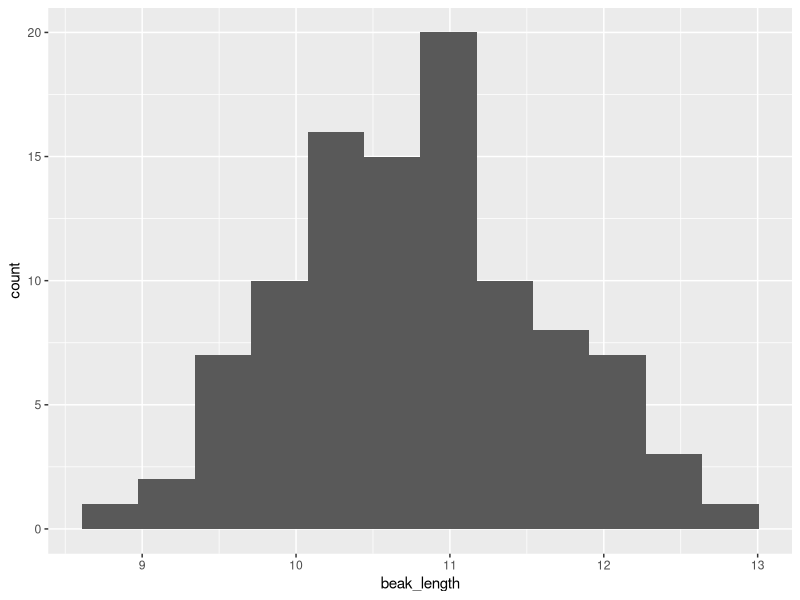
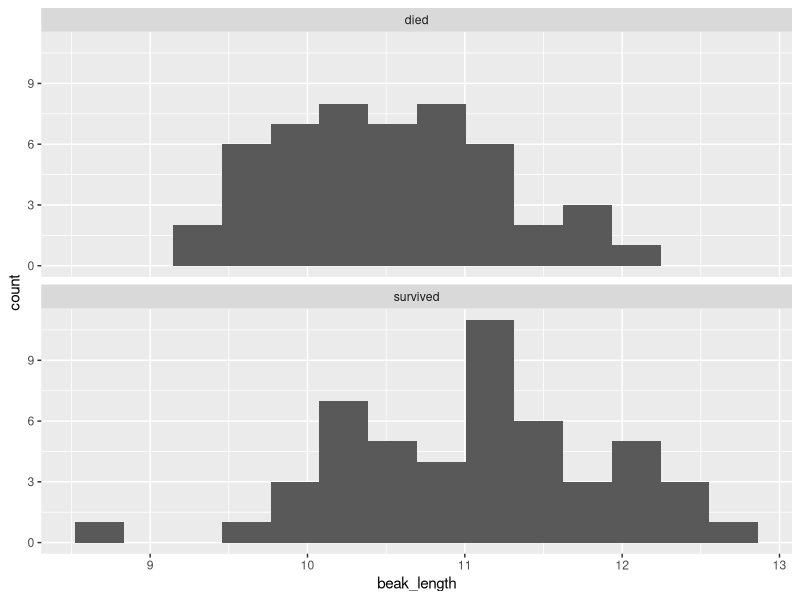
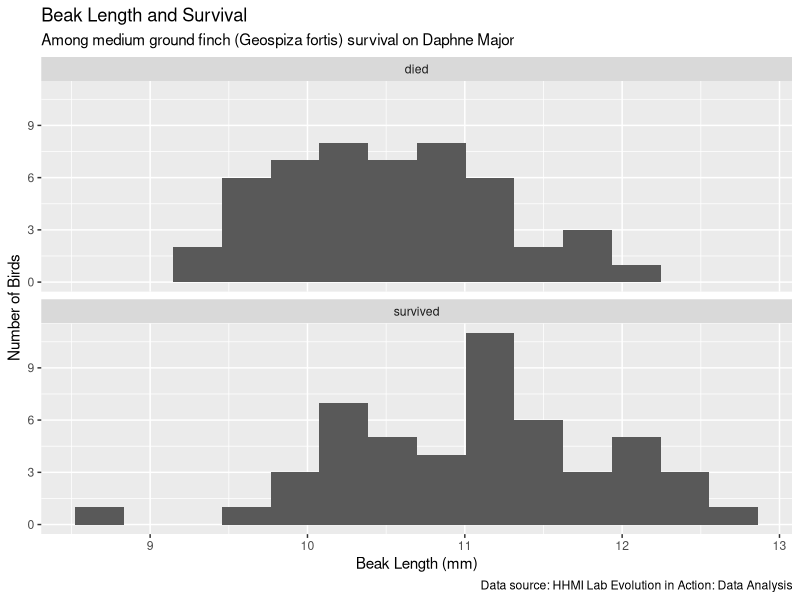
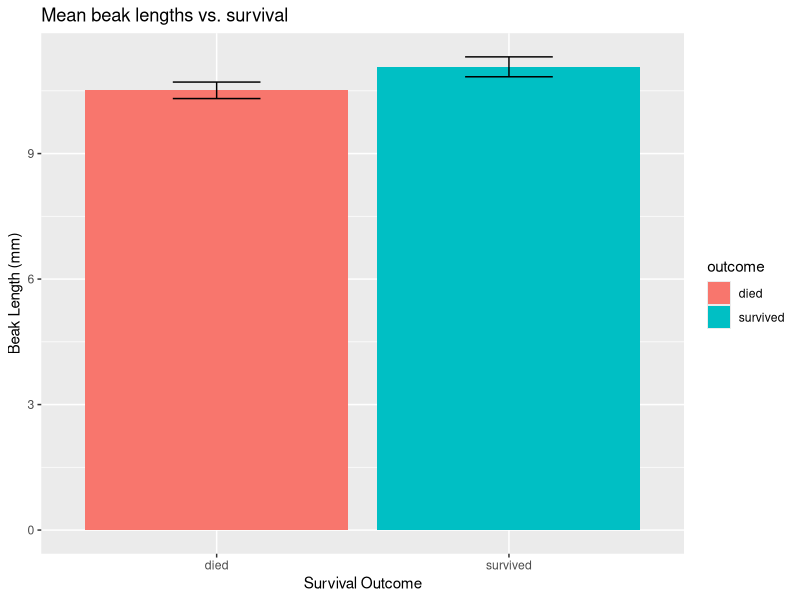
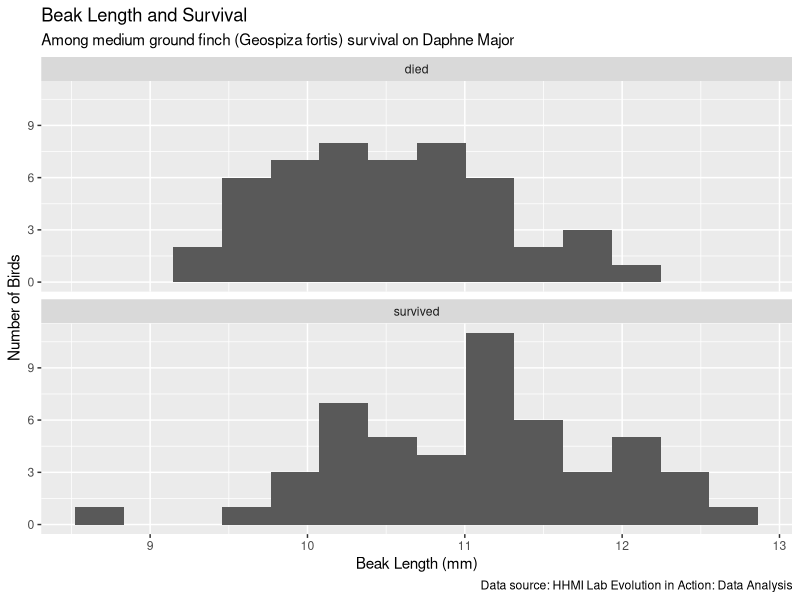
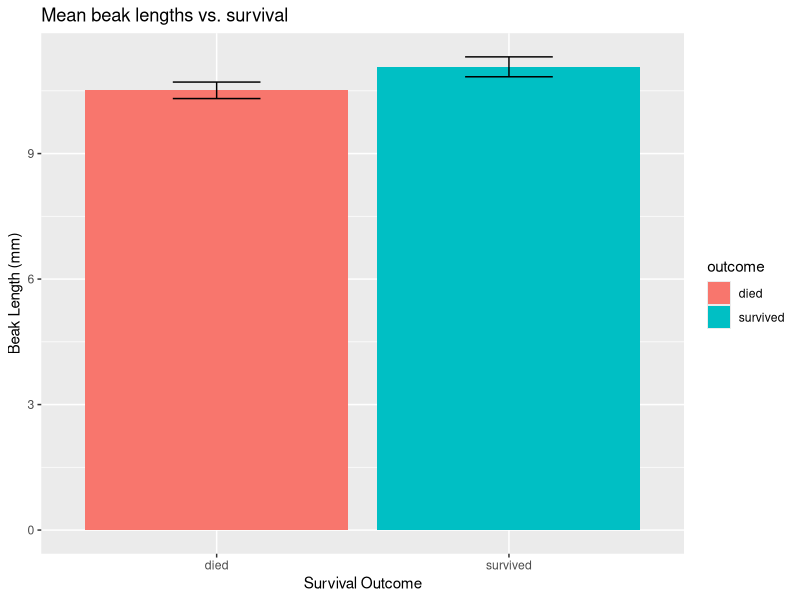

Recreate these plots in R, in order.
## ---- chunk 1
library(readxl)                # load readxl, for reading Excel files
library(tidyverse)             # load tidyverse, for working with datasets
## ---- chunk 2
finches <- read_excel("finches_data.xlsx")
finches
## ---- chunk 3
glimpse(finches)
## ---- chunk 4
ggplot(finches, aes(x = beak_length)) +
  geom_histogram(bins = 12)
## ---- chunk 5
ggplot(finches, aes(beak_length)) +
  geom_histogram(bins = 14) +
  facet_wrap(~ outcome, ncol = 1)
## ---- chunk 6
ggplot(finches, aes(beak_length)) +
  geom_histogram(bins = 14) +
  facet_wrap(~ outcome, ncol = 1) +
  labs(
    x = "Beak Length (mm)",
    y = "Number of Birds",
    title = "Beak Length and Survival",
    subtitle = "Among medium ground finch (Geospiza fortis) survival on Daphne Major",
    caption = "Data source: HHMI Lab Evolution in Action: Data Analysis")
## ---- chunk 7
ggsave("Beak Length Histogram.png", 
       width = 6.5, height = 6.5, units = "in")
## ---- chunk 8
summary(finches)
## ---- chunk 9
summary <- finches %>% 
  summarize(mean = mean(beak_length),
            sd = sd(beak_length),
            n = n()) %>% 
  mutate(sem = sd / sqrt(n),
         upper = mean + 2 * sem,
         lower = mean - 2 * sem)
summary
## ---- chunk 10
grouped_summary <- finches %>% 
  group_by(outcome) %>% 
  summarize(mean = mean(beak_length),
            sd = sd(beak_length),
            n = n()) %>% 
  mutate(sem = sd / sqrt(n),
         upper = mean + 2 * sem,
         lower = mean - 2 * sem)
grouped_summary
## ---- chunk 11
ggplot(
  data = grouped_summary, 
  mapping = aes(x = outcome, y = mean, fill = outcome)
) +
  geom_col() +
  geom_errorbar(aes(ymin = lower, ymax = upper), width = .3) +
  labs(
    x = "Survival Outcome",
    y = "Beak Length (mm)",
    title = "Mean beak lengths vs. survival"
  )
## ---- chunk 12
ggsave("Beak Length Histogram.png", 
       width = 3, height = 3, units = "in")
## ---- chunk 13
beak_length_died <-
  finches %>% 
  filter(outcome == "died") %>% 
  pull(beak_length)
beak_length_died  # print the new object in the console
## ---- chunk 14
beak_length_survived <-
  finches %>% 
  filter(outcome == "survived") %>% 
  pull(beak_length)
beak_length_survived
## ---- chunk 15
t.test(beak_length_died, beak_length_survived)
